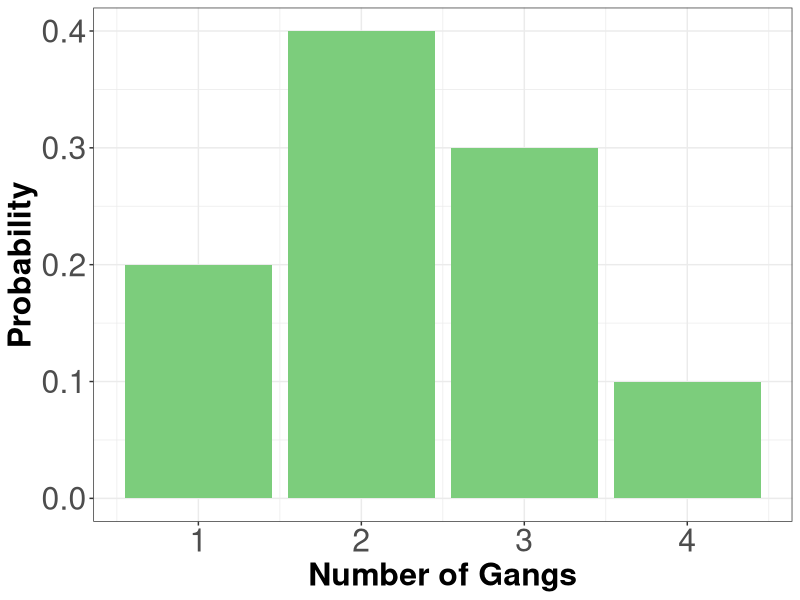
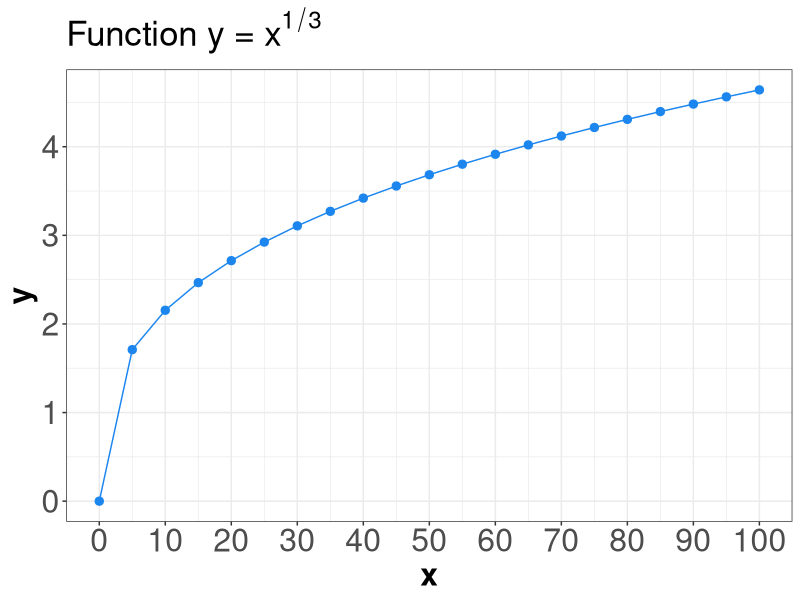
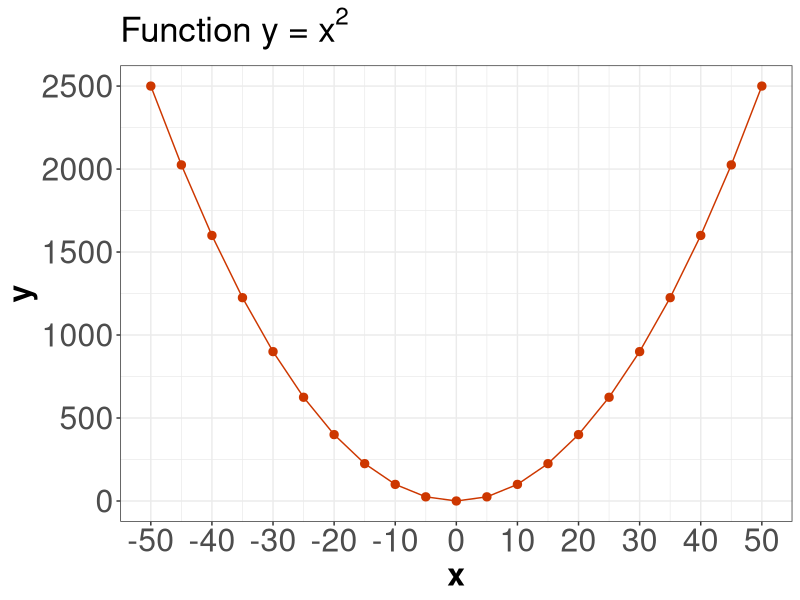

Here is the R script that generated these plots, in order:
## ---- chunk 1
#| echo: false
#| fig-width: 11.5
#| fig-height: 7

library(tidyverse)

gang <- 1:4
p <- c(0.2, 0.4, 0.3, 0.1)
tibble(
  gangs = gang,
  p = p
) |>
  ggplot(aes(gangs, p)) +
  geom_col(fill = "palegreen3") +
  labs(
    x = "Number of Gangs",
    y = "Probability"
  ) +
  theme_bw() +
  theme(plot.title = element_text(size = 25, face = "bold"),
    axis.text = element_text(size = 23),
    axis.title = element_text(size = 23, face = "bold")) 
## ---- chunk 2
#| echo: false
#| fig-width: 11.5
#| fig-height: 7

library(kableExtra)

LOS <- tribble(
  ~ ndays, ~ p,
  1, 0.25,
  2, 0.35,
  3, 0.2,
  4, 0.1,
  5, 0.1
)
LOS_PMF <- kable(LOS,
  col.names = c("LOS", "Probability"),
  align = "cc") |>
  kable_styling(font_size = 40) 
LOS_PMF
## ---- chunk 3
#| echo: false

raw_data <- data.frame(
  LOS = c(rep(1, 4), rep(2, 4), rep(3, 4), rep(4, 4), rep(5, 4)), Gangs = rep(1:4, 5),
  Probability = c(
    0.00170, 0.04253, 0.12471, 0.08106,
    0.02664, 0.16981, 0.13598, 0.01757,
    0.05109, 0.11563, 0.03203, 0.00125,
    0.04653, 0.04744, 0.00593, 0.00010,
    0.07404, 0.02459, 0.00135, 0.00002
  )
)

joint_distribution <- raw_data |>
  mutate(
    LOS = str_c("LOS = ", LOS),
    Gangs = str_c("Gangs = ", Gangs)
  ) |>
  pivot_wider(id_cols = LOS, names_from = Gangs, values_from = Probability) |>
  column_to_rownames("LOS") |>
  as.matrix()
## ---- chunk 4
kable(joint_distribution, align = "cccc") |>
  kable_styling(font_size = 30) |>
  column_spec(1, bold = TRUE)
## ---- chunk 5
kable(joint_distribution, align = "cccc") |>
  kable_styling(font_size = 30) |>
  column_spec(1, bold = TRUE)
## ---- chunk 6
#| eval: true
#| echo: false
rowSums(joint_distribution) |>
  kable(col.names = "Probability", align = "c") |>
  kable_styling(font_size = 30) |>
  column_spec(1, bold = TRUE)
## ---- chunk 7
#| eval: true
#| echo: false
colSums(joint_distribution) |>
  kable(col.names = "Probability", align = "c") |>
  kable_styling(font_size = 30) |>
  column_spec(1, bold = TRUE)
## ---- chunk 8
#| eval: true
#| echo: false
joint_distribution |>
  kable(align = "cccc") |>
  kable_styling(font_size = 30) |>
  column_spec(1, bold = TRUE)
## ---- chunk 9
#| eval: true
#| echo: false
Marginal_PMF_LOS <- tribble(
  ~n_days, ~p,
  1, 0.25,
  2, 0.35,
  3, 0.2,
  4, 0.1,
  5, 0.1
)
Marginal_PMF_LOS

Marginal_PMF_Gangs <- tribble(
  ~n_gangs, ~p,
  1, 0.2,
  2, 0.4,
  3, 0.3,
  4, 0.1,
)
Marginal_PMF_Gangs
## ---- chunk 10
#| eval: true
#| echo: false
E_LOS <- sum(Marginal_PMF_LOS$n_days * Marginal_PMF_LOS$p)
E_LOS

E_Gangs <- sum(Marginal_PMF_Gangs$n_gangs * Marginal_PMF_Gangs$p)
E_Gangs
## ---- chunk 11
#| eval: true
#| echo: false
joint_distribution <- data.frame(
  LOS = c(rep(1, 4), rep(2, 4), rep(3, 4), rep(4, 4), rep(5, 4)),
  Gangs = rep(1:4, 5),
  p = c(
    0.00170, 0.04253, 0.12471, 0.08106,
    0.02664, 0.16981, 0.13598, 0.01757,
    0.05109, 0.11563, 0.03203, 0.00125,
    0.04653, 0.04744, 0.00593, 0.00010,
    0.07404, 0.02459, 0.00135, 0.00002
  )
)
joint_distribution
## ---- chunk 12
#| eval: true
#| echo: false
E_LOS_Gangs <- sum(joint_distribution$LOS *
  joint_distribution$Gangs *
  joint_distribution$p)
E_LOS_Gangs
## ---- chunk 13
#| eval: true
#| echo: false
non_linear_pairs <- tibble(
  x = seq(from = 0, to = 100, by = 5),
  y = x^(1 / 3)
)
non_linear_pairs
## ---- chunk 14
#| echo: false
#| fig-width: 11.5
#| fig-height: 7

ggplot(non_linear_pairs, aes(x, y)) +
  geom_point(size = 2.5, colour = "dodgerblue2") +
  geom_line(colour = "dodgerblue2") +
  theme_bw() +
  theme(plot.title = element_text(size = 25),
    axis.text = element_text(size = 23),
    axis.title = element_text(size = 23, face = "bold")) +
  scale_x_continuous(breaks = seq(from = 0, to = 100, by = 10)) +
  scale_y_continuous(breaks = 0:10) +
  ggtitle(expression(paste("Function ", 'y = ', x^{1/3})))
## ---- chunk 15
#| eval: true
#| echo: false
tribble(
  ~Pearson, ~Kendall,
  round(cor(non_linear_pairs, method = "pearson")[1, 2], 4),
  round(cor(non_linear_pairs, method = "kendall")[1, 2], 4)
) |>
  knitr::kable(align = "cc")
## ---- chunk 16
#| eval: true
#| echo: false
parabola_pairs <- tibble(
  x = seq(from = -50, to = 50, by = 5),
  y = x^2
)
parabola_pairs
## ---- chunk 17
#| echo: false
#| fig-width: 11.5
#| fig-height: 7

ggplot(parabola_pairs, aes(x, y)) +
  geom_point(size = 2.5, colour = "orangered3") +
  geom_line(colour = "orangered3") +
  theme_bw() +
  theme(plot.title = element_text(size = 25),
    axis.text = element_text(size = 23),
    axis.title = element_text(size = 23, face = "bold")) +
  scale_x_continuous(breaks = seq(from = -50, to = 50, by = 10)) +
  scale_y_continuous(breaks = seq(from = 0, to = 2500, by = 500)) +
  ggtitle(expression(paste("Function ", 'y = ', x^2)))
## ---- chunk 18
#| eval: true
#| echo: false
tribble(
  ~Pearson, ~Kendall,
  round(cor(parabola_pairs, method = "pearson")[1, 2], 4),
  round(cor(parabola_pairs, method = "kendall")[1, 2], 4)
) |>
  knitr::kable(align = "cc")
